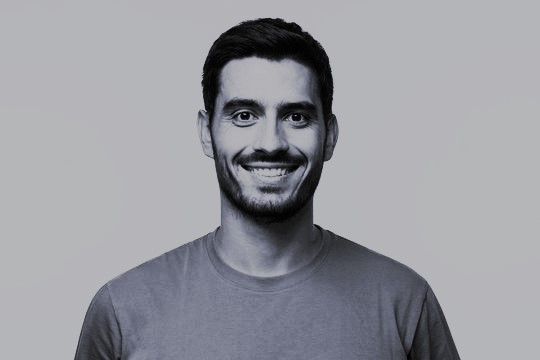
#> input picture OPEN_CV/p1.jpg, 540 x 360 px
$ python 'ex38(historagarm2).py'
#> lines starting #> are read from the running program, lines starting #| are printed output that depends on the picture
import cv2
import numpy as np
import matplotlib.pyplot as plt

# Load the images
img1 = cv2.imread("p1.jpg")
#> img1 is the input picture: shape (360, 540, 3); mean B, G, R 159.4, 153, 152.2
img2 = cv2.imread("p2.jpg")
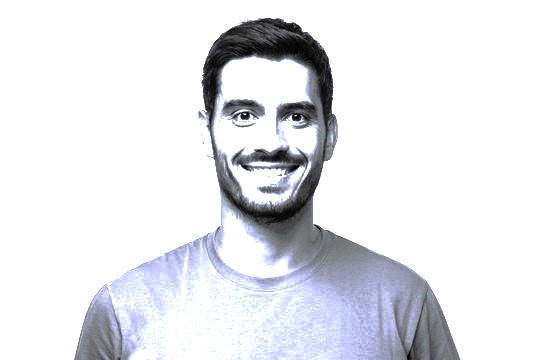
#> input picture OPEN_CV/p2.jpg, 540 x 360 px
#> img2 is the input picture: shape (360, 540, 3); mean B, G, R 234.8, 230.6, 229.6
img3 = cv2.imread("p3.jpg")
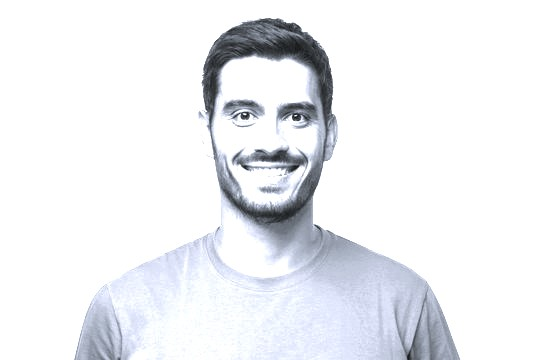
#> input picture OPEN_CV/p3.jpg, 540 x 360 px
#> img3 is the input picture: shape (360, 540, 3); mean B, G, R 242, 238.6, 237

# Check if the images are loaded properly
if img1 is None or img2 is None or img3 is None:
    print("Error: One or more images could not be loaded.")
else:
    # Calculate histograms for the images
    h1 = cv2.calcHist([img1], [0], None, [256], [0, 256])
#> h1 = 256 values, max 86350 at index 185, min 0 at index 198, mean 759.4
    h2 = cv2.calcHist([img2], [0], None, [256], [0, 256])
#> h2 = 256 values, max 148812 at index 255, min 7 at index 1, mean 759.4
    h3 = cv2.calcHist([img3], [0], None, [256], [0, 256])
#> h3 = 256 values, max 149406 at index 255, min 0 at index 0, mean 759.4

    # Plot histograms
    plt.figure(figsize=(5, 5), facecolor="black", edgecolor="green")
    plt.subplot(3, 1, 1)
    plt.title("Image 1", color="white")
    plt.plot(h1, label="Image 1", color="blue")
    plt.xlabel("Pixel Intensity", color="white")
    plt.ylabel("Frequency", color="white")
    plt.tick_params(axis='x', colors='white')
    plt.tick_params(axis='y', colors='white')

    plt.subplot(3, 1, 2)
    plt.title("Image 2", color="white")
    plt.plot(h2, label="Image 2", color="green")
    plt.xlabel("Pixel Intensity", color="white")
    plt.ylabel("Frequency", color="white")
    plt.tick_params(axis='x', colors='white')
    plt.tick_params(axis='y', colors='white')

    plt.subplot(3, 1, 3)
    plt.title("Image 3", color="white")
    plt.plot(h3, label="Image 3", color="red")
    plt.xlabel("Pixel Intensity", color="white")
    plt.ylabel("Frequency", color="white")
    plt.tick_params(axis='x', colors='white')
    plt.tick_params(axis='y', colors='white')

    plt.tight_layout()
    plt.show()
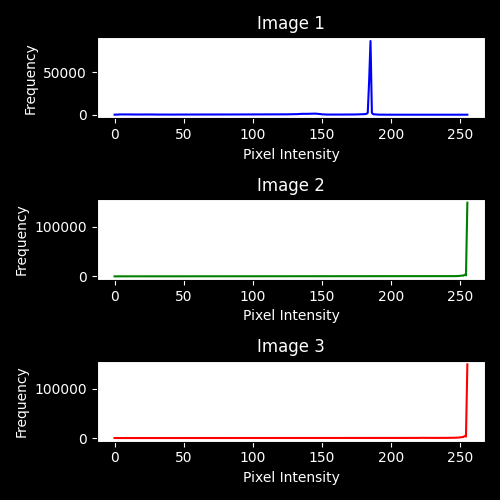
#> figure drawn by matplotlib, 3 panels; panel 1: curve peaks at x = 185, y = 86350; panel 2: curve peaks at x = 255, y = 148812; panel 3: curve peaks at x = 255, y = 149406

    # Concatenate and display the images horizontally
    h = cv2.resize(np.hstack((img1, img2, img3)), (1000, 300))
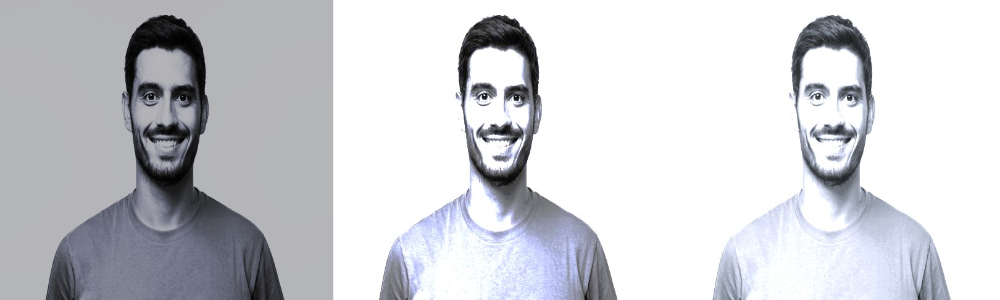
#> h: shape (300, 1000, 3); mean B, G, R 212, 207.4, 206.2

    cv2.imshow("Concatenated Images", h)
    cv2.waitKey(0)
    cv2.destroyAllWindows()
